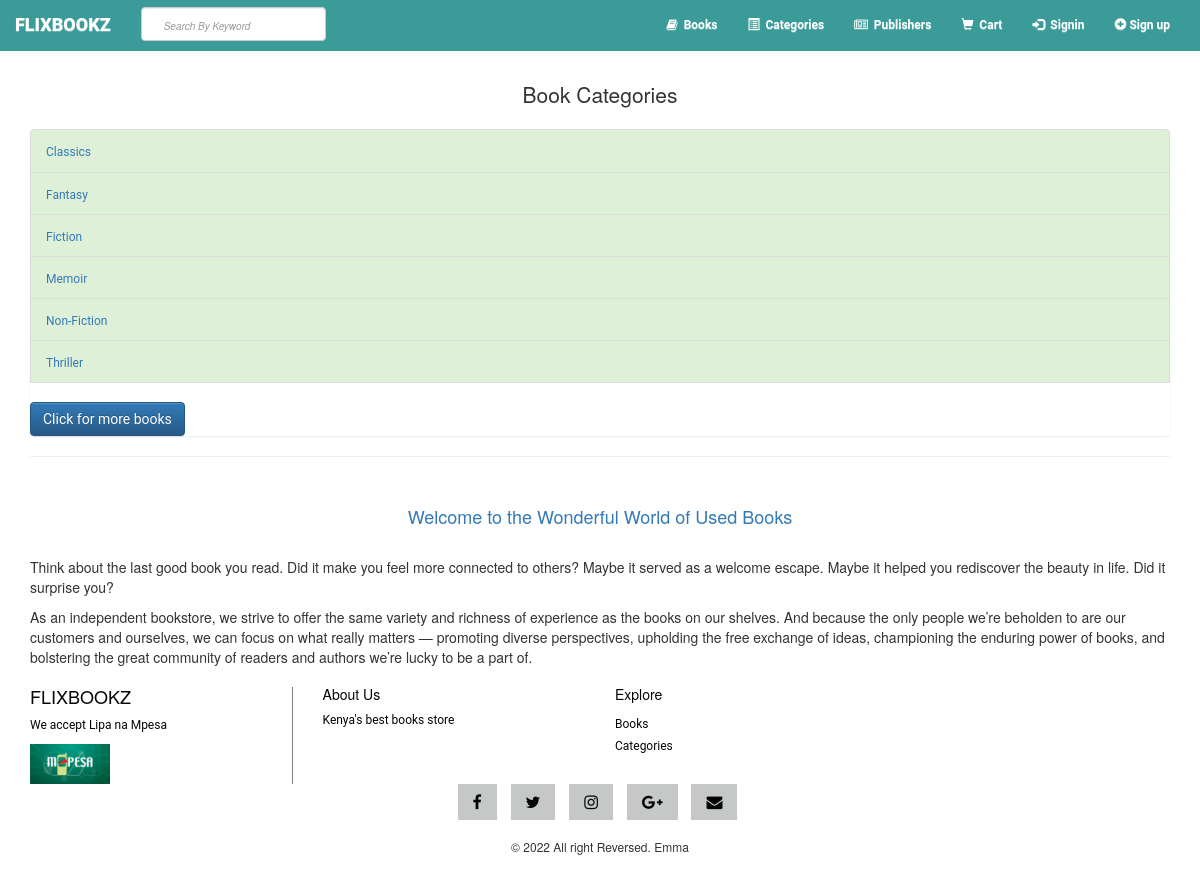
Page /category_list.php on the committed database.
### tables this page shows
CREATE TABLE `category` (
  `categoryid` int(10) NOT NULL,
  `category_name` varchar(60) NOT NULL
);

### category_list.php (the view, shortened to what this page needs)
<?php
	$conn = db_connect();
	$query = "SELECT * FROM category ORDER BY category_name";
	$result = mysqli_query($conn, $query);
	require "./template/header.php";
?>
	<p class="lead text-center">Book Categories</p>
	<ul class="list-group" >
	<?php
		while($row = mysqli_fetch_assoc($result)){
	?>
		<li class="list-group-item list-group-item-success">
		    <a href="bookPerCat.php?catid=<?php echo $row['categoryid']; ?>"> <?php echo $row['category_name']; ?> </a>
		</li>
	<?php } ?>
	<a class="btn btn-primary" href= "books.php" role="button"> Click for more books</a>
	</ul>
<?php
	require "./template/footer.php";
?>

### rows in the picture
category: category_name "Classics"
category: category_name "Fantasy"
category: category_name "Fiction"
category: category_name "Memoir"
category: category_name "Non-Fiction"
category: category_name "Thriller"
